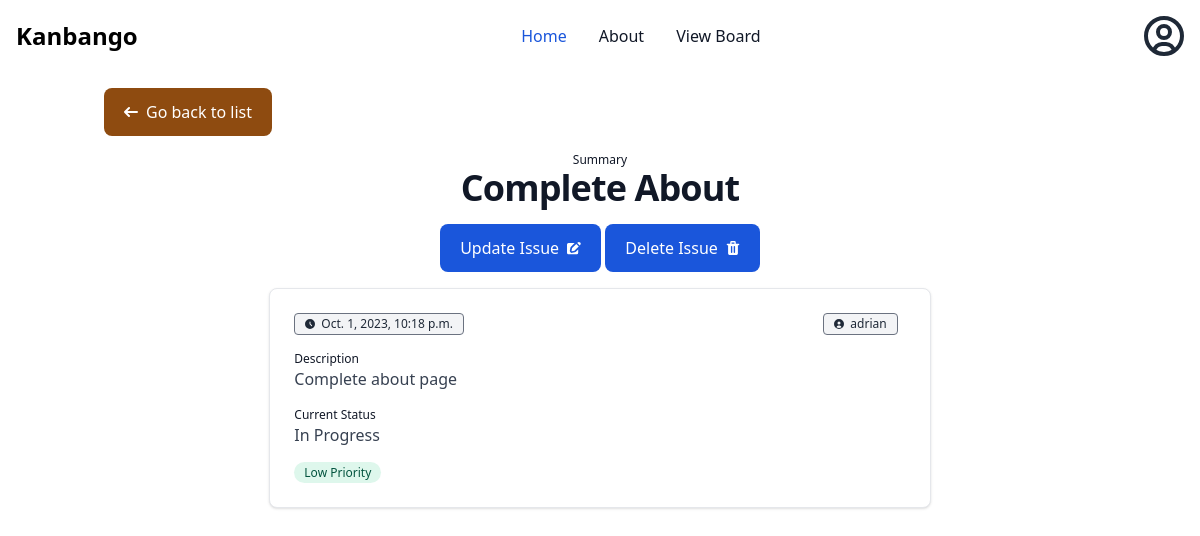
Page /issues/2/ (signed in) on the committed database.
### issues/models.py (models this page shows, shortened)
class Issue(models.Model):
    summary = models.CharField(max_length=512)
    description = models.TextField()
    reporter = models.ForeignKey(
        get_user_model(),
        on_delete=models.CASCADE
    )
    assignee = models.ForeignKey(
        get_user_model(),
        on_delete=models.CASCADE,
        related_name="assignee",
        blank=True, null=True
    )
    status = models.ForeignKey(
        Status,
        on_delete=models.CASCADE
    )
    priority = models.ForeignKey(
        Priority,
        on_delete=models.CASCADE
    )
    created_on = models.DateTimeField(auto_now_add=True)

class Status(models.Model):
    name = models.CharField(max_length=128)
    description = models.CharField(max_length=256)
    def __str__(self):
        return self.name

class Priority(models.Model):
    name = models.CharField(max_length=128)
    description = models.CharField(max_length=256)
    def __str__(self):
        return self.name

### accounts/models.py (models this page shows)
class CustomUser(AbstractUser):
    team = models.ForeignKey(
        Team,
        on_delete=models.CASCADE,
        null = True, blank = True
    )
    role = models.ForeignKey(
        Role,
        on_delete=models.CASCADE,
        null = True, blank = True
    )

### issues/views.py (the view)
# urls.py: path("<int:pk>/", views.IssueDetailView.as_view(), name="detail"),
class IssueDetailView(LoginRequiredMixin, DetailView):
    template_name = "issues/detail.html"
    model = Issue

### templates/issues/detail.html (shortened to what this page needs)
{% extends 'base.html' %}
{% block content %}
<div class="container mx-auto px-4 mb-4">
    <a href="{%url 'list' %}"
        class="inline-flex items-center justify-center px-5 py-3 text-base font-medium text-center text-white bg-yellow-700 rounded-lg hover:bg-blue-800 focus:ring-4 focus:ring-blue-300 dark:focus:ring-blue-900">
        <svg class="w-3.5 h-3.5 mr-2" aria-hidden="true" xmlns="http://www.w3.org/2000/svg" fill="none" viewBox="0 0 14 10">
            <path stroke="currentColor" stroke-linecap="round" stroke-linejoin="round" stroke-width="2" d="M13 5H1m0 0 4 4M1 5l4-4"/>
          </svg>
        Go back to list
    </a>
</div>
<div class="container mx-auto px-4 text-center">
    <p class="text-xs text-gray-900 dark:text-white">Summary</p>
    <h1
        class="mb-4 text-2xl font-extrabold leading-none tracking-tight text-gray-900 md:text-3xl lg:text-4xl dark:text-white">
        {{issue.summary}}</h1>
    <a href="{%url 'update' issue.id %}"
        class="inline-flex items-center justify-center px-5 py-3 text-base font-medium text-center text-white bg-blue-700 rounded-lg hover:bg-blue-800 focus:ring-4 focus:ring-blue-300 dark:focus:ring-blue-900">
        Update Issue
    </a>
    <a href="{%url 'delete' issue.id %}"
        class="inline-flex items-center justify-center px-5 py-3 text-base font-medium text-center text-white bg-blue-700 rounded-lg hover:bg-blue-800 focus:ring-4 focus:ring-blue-300 dark:focus:ring-blue-900">
        Delete Issue
    </a>
</div>
<div class="flex justify-center mx-auto px-4 mt-4">
    <div class="w-2/3 p-6 bg-white border border-gray-200 rounded-lg shadow dark:bg-gray-800 dark:border-gray-700">
        <div class="flex justify-between mb-2 items-center">
            <span
                class="bg-gray-100 text-gray-800 text-xs font-medium inline-flex items-center px-2.5 py-0.5 rounded mr-2 dark:bg-gray-700 dark:text-gray-400 border border-gray-500">
                <svg class="w-2.5 h-2.5 mr-1.5" aria-hidden="true" xmlns="http://www.w3.org/2000/svg"
                    fill="currentColor" viewBox="0 0 20 20">
                    <path
                        d="M10 0a10 10 0 1 0 10 10A10.011 10.011 0 0 0 10 0Zm3.982 13.982a1 1 0 0 1-1.414 0l-3.274-3.274A1.012 1.012 0 0 1 9 10V6a1 1 0 0 1 2 0v3.586l2.982 2.982a1 1 0 0 1 0 1.414Z" />
                </svg>
                {{issue.created_on}}
            </span>
            <span
                class="bg-gray-100 text-gray-800 text-xs font-medium inline-flex items-center px-2.5 py-0.5 rounded mr-2 dark:bg-gray-700 dark:text-gray-400 border border-gray-500">
                {{issue.assignee}}
            </span>
        </div>
        <p class="text-xs text-gray-900 dark:text-white mt-4">Description</p>
        <p class="mb-3 font-normal text-gray-700 dark:text-gray-400">{{issue.description}}</p>
        <p class="text-xs text-gray-900 dark:text-white mt-4">Current Status</p>
        <p class="mb-3 font-normal text-gray-700 dark:text-gray-400 capitalize">{{issue.status}}</p>
        {% if issue.priority.name == "high" %}
        <span
            class="bg-red-100 text-red-800 text-xs font-medium mr-2 px-2.5 py-0.5 rounded-full dark:bg-red-900 dark:text-red-300 capitalize">{{issue.priority}}
            Priority</span>
        {% elif issue.priority.name == "medium" %}
        <span
            class="bg-yellow-100 text-yellow-800 text-xs font-medium mr-2 px-2.5 py-0.5 rounded-full dark:bg-yellow-900 dark:text-yellow-300 capitalize">{{issue.priority}}
            Priority</span>
        {% else %}
        <span
            class="bg-green-100 text-green-800 text-xs font-medium mr-2 px-2.5 py-0.5 rounded-full dark:bg-green-900 dark:text-green-300 capitalize">{{issue.priority}}
            Priority</span>
        {% endif %}
    </div>
</div>
{% endblock content %}

### rows in the picture
Issue: summary "Complete About", created_on "Oct. 1, 2023, 10:18 p.m.", assignee "adrian", description "Complete about page", status "In Progress", priority "Low"
